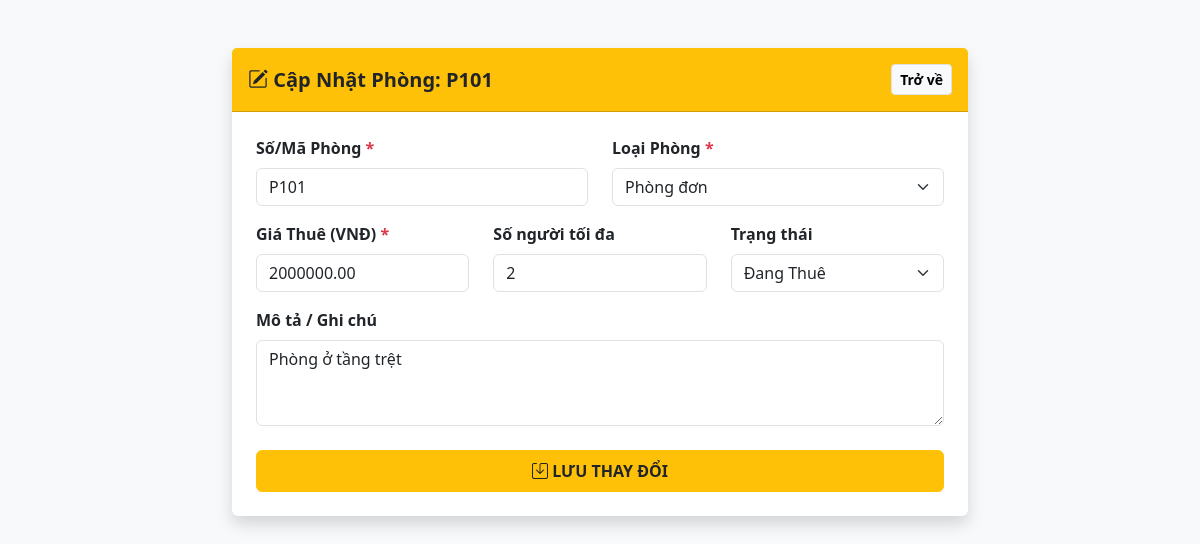
Screenshot of /index.php?controller=room&action=edit&id=1 (signed in) with the database file from the repository.
### tables this page shows
CREATE TABLE `rooms` (
  `id` INT AUTO_INCREMENT PRIMARY KEY,
  `room_number` VARCHAR(20) NOT NULL UNIQUE,
  `room_type_id` INT NOT NULL,
  `price` DECIMAL(10,2) NOT NULL,
  `status` ENUM('empty', 'rented', 'maintenance') DEFAULT 'empty',
  `max_occupants` INT DEFAULT 2,
  `description` TEXT,
  FOREIGN KEY (`room_type_id`) REFERENCES `room_types`(`id`) ON DELETE RESTRICT ON UPDATE CASCADE
);

CREATE TABLE `room_types` (
  `id` INT AUTO_INCREMENT PRIMARY KEY,
  `name` VARCHAR(50) NOT NULL,
  `base_price` DECIMAL(10,2) NOT NULL,
  `description` TEXT
);

### controllers/RoomController.php (called while the page is built, shortened)
<?php
require_once 'models/RoomModel.php';
class RoomController extends Controller {
    private $roomModel;
    public function __construct() {
        $database = new Database();
        $db = $database->getConnection();
        $this->roomModel = new RoomModel($db);
    }
    public function edit() {
        $id = $_GET['id'];
        $room = $this->roomModel->getRoomById($id);
        $data = [
            'room' => $room,
            'room_types' => $this->roomModel->getRoomTypes(),
            'error' => ''
        ];
        $this->view('rooms/edit', $data);
    }
}
?>

### models/RoomModel.php (called while the page is built, shortened)
<?php
class RoomModel {
    private $conn;
    public function __construct($db) {
        $this->conn = $db;
    }
    public function getRoomById($id) {
        $query = "SELECT * FROM rooms WHERE id = :id LIMIT 1";
        $stmt = $this->conn->prepare($query);
        $stmt->bindParam(':id', $id);
        $stmt->execute();
        return $stmt->fetch(PDO::FETCH_ASSOC);
    }
    public function getRoomTypes() {
        $query = "SELECT * FROM room_types ORDER BY name ASC";
        $stmt = $this->conn->prepare($query);
        $stmt->execute();
        return $stmt->fetchAll(PDO::FETCH_ASSOC);
    }
}
?>

### views/rooms/edit.php (the view, shortened to what this page needs)
<!DOCTYPE html>
<html lang="vi">
<head>
    <link href="https://cdn.jsdelivr.net/npm/bootstrap@5.3.2/dist/css/bootstrap.min.css" rel="stylesheet">
    <link rel="stylesheet" href="https://cdn.jsdelivr.net/npm/bootstrap-icons@1.11.1/font/bootstrap-icons.css">
</head>
<body class="bg-light">
<div class="container mt-5">
    <div class="row justify-content-center">
        <div class="col-md-8">
            <div class="card shadow border-0">
                <div class="card-header bg-warning text-dark p-3 d-flex justify-content-between align-items-center">
                    <h5 class="m-0 fw-bold"><i class="bi bi-pencil-square"></i> Cập Nhật Phòng: <?= htmlspecialchars($room['room_number']) ?></h5>
                    <a href="index.php?controller=room&action=index" class="btn btn-light btn-sm border fw-bold">Trở về</a>
                </div>
                <div class="card-body p-4">
                    <form action="index.php?controller=room&action=edit&id=<?= $room['id'] ?>" method="POST">
                        <div class="row mb-3">
                            <div class="col-md-6">
                                <label class="form-label fw-bold">Số/Mã Phòng <span class="text-danger">*</span></label>
                                <input type="text" name="room_number" class="form-control" required value="<?= htmlspecialchars($room['room_number']) ?>">
                            </div>
                            <div class="col-md-6">
                                <label class="form-label fw-bold">Loại Phòng <span class="text-danger">*</span></label>
                                <select name="room_type_id" class="form-select" required>
                                    <?php foreach ($room_types as $rt): ?>
                                        <option value="<?= $rt['id'] ?>" <?= ($room['room_type_id'] == $rt['id']) ? 'selected' : '' ?>>
                                            <?= htmlspecialchars($rt['name']) ?>
                                        </option>
                                    <?php endforeach; ?>
                                </select>
                            </div>
                        </div>
                        <div class="row mb-3">
                            <div class="col-md-4">
                                <label class="form-label fw-bold">Giá Thuê (VNĐ) <span class="text-danger">*</span></label>
                                <input type="number" name="price" class="form-control" required value="<?= htmlspecialchars($room['price']) ?>">
                            </div>
                            <div class="col-md-4">
                                <label class="form-label fw-bold">Số người tối đa</label>
                                <input type="number" name="max_occupants" class="form-control" value="<?= htmlspecialchars($room['max_occupants']) ?>" min="1">
                            </div>
                            <div class="col-md-4">
                                <label class="form-label fw-bold">Trạng thái</label>
                                <select name="status" class="form-select">
                                    <option value="rented" <?= ($room['status'] == 'rented') ? 'selected' : '' ?>>Đang Thuê</option>
                                </select>
                            </div>
                        </div>
                        <div class="mb-4">
                            <label class="form-label fw-bold">Mô tả / Ghi chú</label>
                            <textarea name="description" class="form-control" rows="3"><?= htmlspecialchars($room['description'] ?? '') ?></textarea>
                        </div>
                        <div class="d-grid">
                            <button type="submit" class="btn btn-warning py-2 fw-bold text-dark"><i class="bi bi-save"></i> LƯU THAY ĐỔI</button>
                        </div>
                    </form>
                </div>
            </div>
        </div>
    </div>
</div>
</body>
</html>

### rows the page displays
rooms: room_number "P101", room_type_id "Phòng đơn", price "2000000.00", max_occupants "2", status "Đang Thuê", description "Phòng ở tầng trệt"
